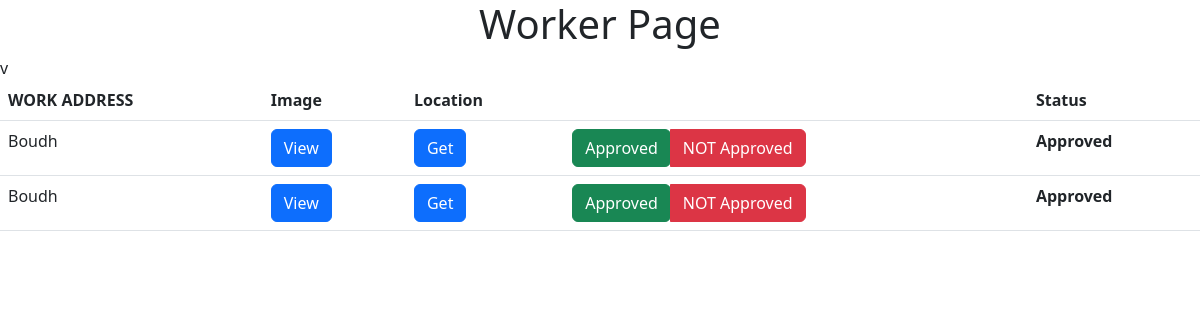
/muncipalty/employee_work_page.php, run on the app's committed database.
### tables this page shows
CREATE TABLE `worker_work` (
  `wid` int(11) NOT NULL,
  `w_image` varchar(30) NOT NULL,
  `worker_id` int(11) NOT NULL
);

CREATE TABLE `public_work` (
  `wid` int(11) NOT NULL,
  `id` int(11) DEFAULT NULL,
  `address` varchar(50) DEFAULT NULL,
  `UNIT` varchar(10) DEFAULT NULL,
  `city` varchar(15) DEFAULT NULL,
  `image` varchar(50) DEFAULT NULL,
  `idate` date DEFAULT NULL,
  `employee` varchar(30) DEFAULT NULL,
  `latitude` double NOT NULL,
  `longitude` double NOT NULL,
  `status` varchar(10) NOT NULL
);

### muncipalty/employee_work_page.php (the view, shortened to what this page needs)
<?php
include 'connection.php';
$sql="SELECT*FROM public_work,worker_work WHERE public_work.wid=worker_work.wid";
$result=mysqli_query($conn,$sql);
?>
<!DOCTYPE html>
<html lang="en">
<head>
    <link href="https://cdn.jsdelivr.net/npm/bootstrap@5.2.3/dist/css/bootstrap.min.css" rel="stylesheet"
>
</head>
<body>
    <div class="text-center">
        <h1>Worker Page</h1>
      </div>
      <table class="table">
        <thead>
            <tr>
                <th scope="col">WORK ADDRESS</th>
                <th scope="col">Image</th>
                <th scope="col">Location</th>
                <th scope="col"></th>
                <th scope="col">Status</th>v
            </tr>
        </thead>
        <tbody>
        <?php
               while($row = mysqli_fetch_assoc($result)){
            ?>
            <tr>
                <td scope="row"><?php echo $row['address']; ?></td>
                <td><a type="button" href="../employee-clean-image/<?php echo $row['image'] ?>" class="btn btn-primary">View</a></td>
                <td><a type="button" href="../muncipalty/maps_plot.php?id=<?php echo $row['wid']?>" class="btn btn-primary">Get</a></td>
                <td><div class="btn-group" role="group" aria-label="Basic example">
                <div class="form-group">
                    <a type="sumbit" href="employee_work_check.php?id=<?php echo $row['wid'];?>" class="btn btn-success" name="upload">Approved</a></div>
                    <a type="sumbit" href="worker_work_not_app.php?id=<?php echo $row['wid'];?>" class="btn btn-danger" name="upload">NOT Approved</a></div>
                </td>
                <th scope="row"><?php echo $row['status']; ?></th>
            </tr>
            <?php
               }
            ?>
               </tbody>
               </table>
</body>
</html>

### data on the page
worker_work: wid.address "Boudh", wid.status "Approved"
worker_work: wid.address "Boudh", wid.status "Approved"
